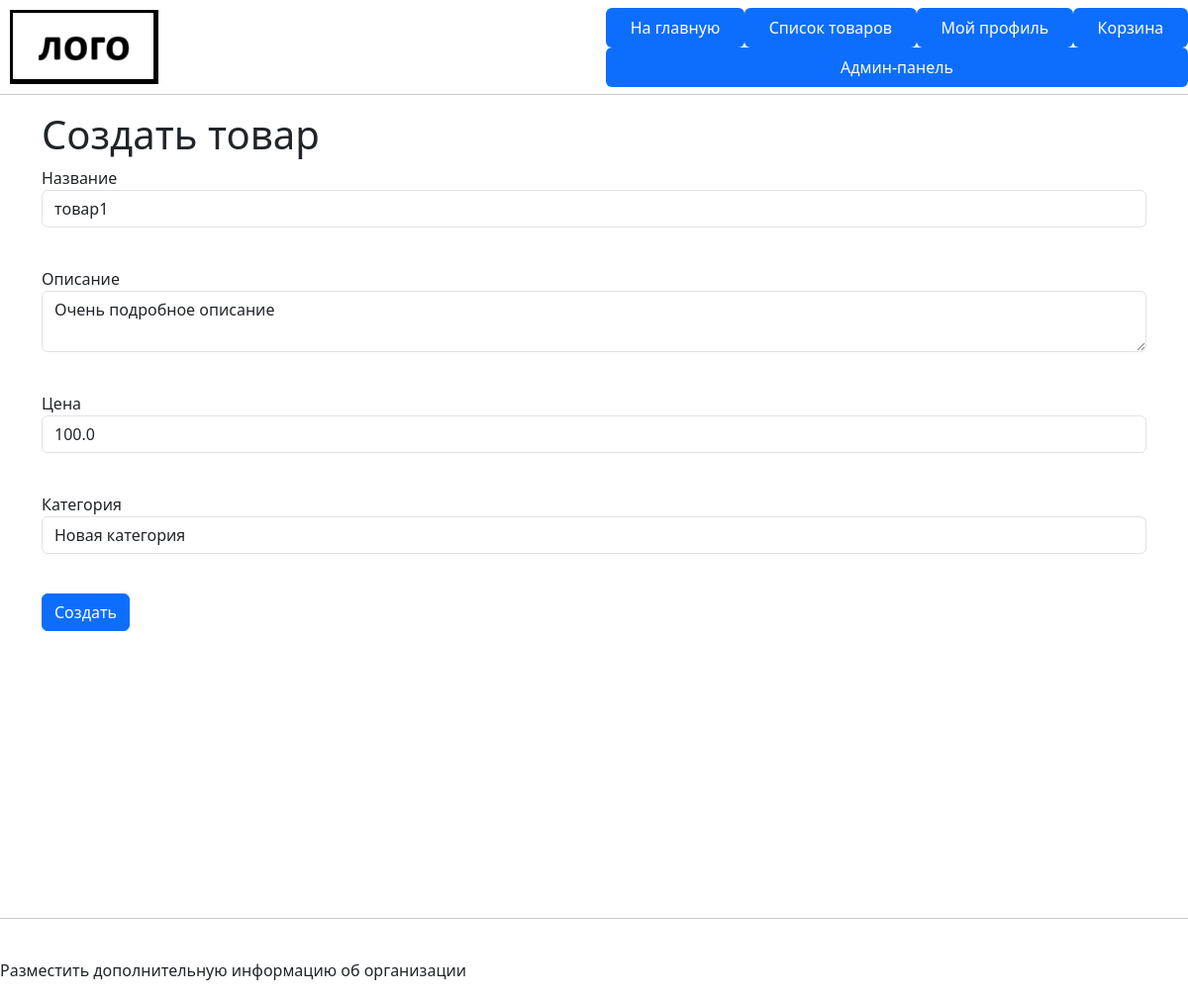
Screenshot of /admin/item/1 (signed in) with the database file from the repository.
### data/catalog_models.py (models this page shows)
class Item(SqlAlchemyBase):
    __tablename__ = "items"
    id = sqlalchemy.Column(
        sqlalchemy.Integer,
        primary_key=True,
        autoincrement=True,
    )
    name = sqlalchemy.Column(
        sqlalchemy.String,
        nullable=False,
    )
    price = sqlalchemy.Column(
        sqlalchemy.Float,
        nullable=False,
    )
    text = sqlalchemy.Column(
        sqlalchemy.String,
        nullable=True,
    )
    category_id = sqlalchemy.Column(
        sqlalchemy.Integer,
        sqlalchemy.ForeignKey("categories.id"),
    )
    category = sqlalchemy.orm.relationship("Category")

### admin.py (the view, shortened to what this page needs)
@flask_login.login_required
def edit_item(pk):
    if not flask_login.current_user.is_admin:
        flask.abort(404)
    db_sess = db_session.create_session()
    item = db_sess.get(Item, pk)
    if not item:
        flask.abort(404)
    categories = db_sess.query(Category)
    choices = [(category.id, category.name) for category in categories]
    form = ItemForm()
    form.category.choices = choices
    form.name.data = item.name
    form.text.data = item.text
    form.price.data = item.price
    form.category.data = item.category_id
    return flask.render_template("item_form.html", form=form)

### admin.py
class ItemForm(flask_wtf.FlaskForm):
    name = wtforms.StringField(
        "Название",
        validators=[wtforms.validators.DataRequired()],
    )
    price = wtforms.FloatField(
        "Цена",
        validators=[
            wtforms.validators.DataRequired(),
            wtforms.validators.NumberRange(min=0),
        ],
    )
    text = wtforms.TextAreaField("Описание")
    category = wtforms.SelectField(
        "Категория",
        coerce=int,
        validators=[wtforms.validators.DataRequired()],
    )
    submit = wtforms.SubmitField("Создать")

### data/db_session.py (called while the page is built)
def create_session() -> Session:
    global __factory
    return __factory()

### main.py (called while the page is built)
@login_manager.user_loader
def load_user(user_id):
    db_sess = db_session.create_session()
    return db_sess.query(User).get(user_id)

### templates/item_form.html (shortened to what this page needs)
{% extends "base.html" %}
{% block content %}
    <h1>Создать товар</h1>
    <form action="" method="post">
        <p>
            {{ form.name.label }}<br>
            {{ form.name(class="form-control", type="text") }}<br>
        </p>
        <p>
            {{ form.text.label }}<br>
            {{ form.text(class="form-control", type="textarea") }}<br>
        </p>
        <p>
            {{ form.price.label }}<br>
            {{ form.price(class="form-control", type="number", step="0.01") }}<br>
        </p>
        <p>
            {{ form.category.label }}<br>
            {{ form.category(class="form-control") }}<br>
        </p>
        <p>{{ form.submit(type="submit", class="btn btn-primary") }}</p>
    </form>
{% endblock %}

### rows the page displays
Item: name "товар1", text "Очень подробное описание", price "100.0", category "Новая категория"
